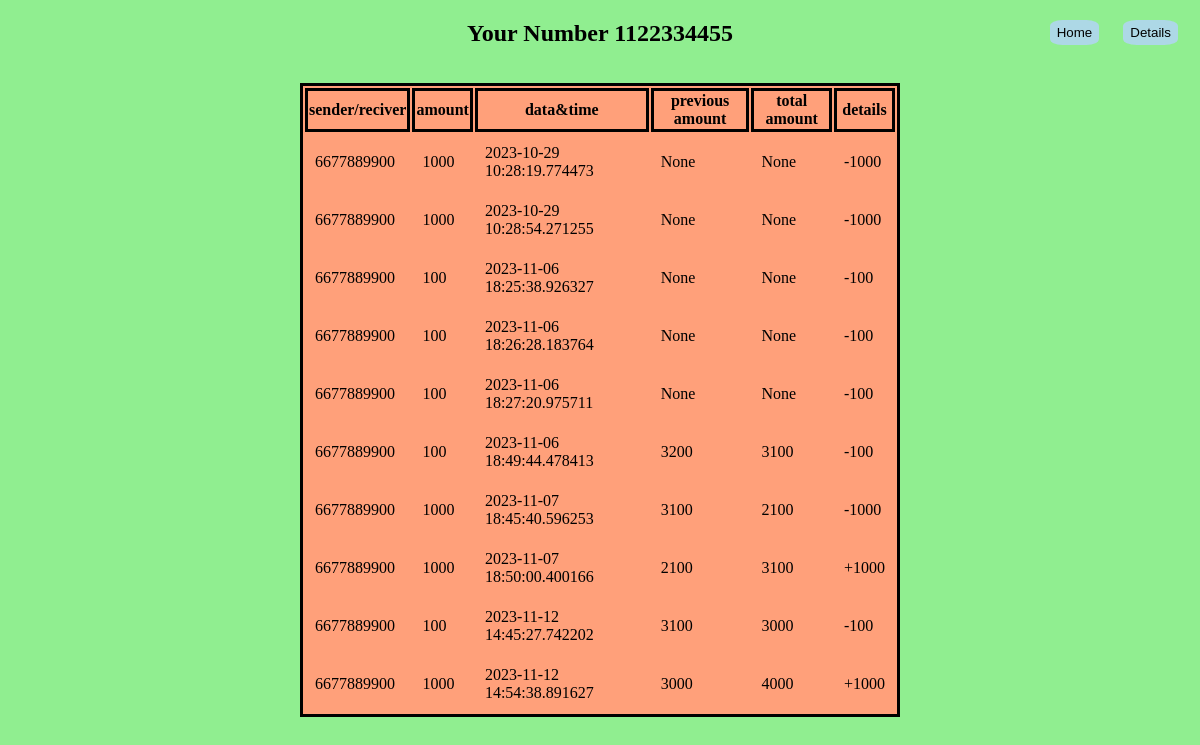
The page /h/ (signed in) on the database its author committed.
### bank2/models.py (models this page shows)
class transcation(models.Model):
    from_phone = models.IntegerField(null=True)
    to_phone = models.IntegerField(null=True)
    t_amount = models.IntegerField(null=True)
    dt = models.CharField(max_length=30)
    p_amount=models.IntegerField(null=True)
    total=models.IntegerField(null=True)

### bank2/views.py (the view)
# urls.py: path('h/',views.statement,name="statement"),
def statement(request):
    db=request.session.get('user_id')
    data=acc.objects.all().get(pk=db)
    phone=data.phone
    try:
        t=transcation.objects.filter(from_phone=phone)
        if t is not None:
            return render(request,'history.html',{'data':t,'phone':phone})
    except ObjectDoesNotExist:
        return render(request, 'notfound.html', {'data': 'not found'})
    return render(request,'login.html',{'form':form})

### templates/history.html (shortened to what this page needs)
<!DOCTYPE html>
<html lang="en">
<head>
</head>
<body>
    <nav class="navigation">
        <a href="{% url 'home' %}"><button>Home</button></a>
        <a href="{% url 'details' %}"><button>Details</button></a>
    </nav>
    <center>
        <h2>Your Number {{phone}}</h2>
    </center>
    <table class="table">
        <tr>
            <th>sender/reciver</th>
            <th>amount</th>
            <th>data&time</th>
            <th>previous amount</th>
            <th>total amount</th>
            <th>details</th>
        </tr>
        {% for i in data %}
        <tr>
            <td>
                {{i.to_phone}}
            </td>
            <td>
                {{i.t_amount}}
            </td>
            <td>
                {{i.dt}}
            </td>
            <td>
                {{i.p_amount}}
            </td>
            <td>
                {{i.total}}
            </td>
            <td>
                {% if i.total > i.p_amount %}
                +{{i.t_amount}}
                {% else %}
                -{{i.t_amount}}
                {% endif %}
            </td>
        </tr>
        {% endfor %}
    </table>
</body>
</html>

### templates/history.html (style rules this page uses)
* { transition: 1s; }
table, tr, th { border: solid black; }
td { padding: 10px; }
.table { display: flex; top: 50%; left: 50%; position: absolute; transform: translate(-50%, -50%); background-color: lightsalmon; }
body { background-color: lightgreen; animation: background infinite 10s forwards; }
.navigation { position: absolute; justify-content: space-between; right: 1%; }
nav a { padding: 10px; }
button { padding: 5px 7px; border-radius: 25%; border: none; background-color: lightblue; }

### rows shown on the page
transcation: to_phone "6677889900", t_amount "1000", dt "2023-10-29 10:28:19.774473", p_amount "None", total "None"
transcation: to_phone "6677889900", t_amount "1000", dt "2023-10-29 10:28:54.271255", p_amount "None", total "None"
transcation: to_phone "6677889900", t_amount "100", dt "2023-11-06 18:25:38.926327", p_amount "None", total "None"
transcation: to_phone "6677889900", t_amount "100", dt "2023-11-06 18:26:28.183764", p_amount "None", total "None"
transcation: to_phone "6677889900", t_amount "100", dt "2023-11-06 18:27:20.975711", p_amount "None", total "None"
transcation: to_phone "6677889900", t_amount "100", dt "2023-11-06 18:49:44.478413", p_amount "3200", total "3100"
transcation: to_phone "6677889900", t_amount "1000", dt "2023-11-07 18:45:40.596253", p_amount "3100", total "2100"
transcation: to_phone "6677889900", t_amount "1000", dt "2023-11-07 18:50:00.400166", p_amount "2100", total "3100"
transcation: to_phone "6677889900", t_amount "100", dt "2023-11-12 14:45:27.742202", p_amount "3100", total "3000"
transcation: to_phone "6677889900", t_amount "1000", dt "2023-11-12 14:54:38.891627", p_amount "3000", total "4000"

### other values the page prints
{{ phone }} "1122334455"
